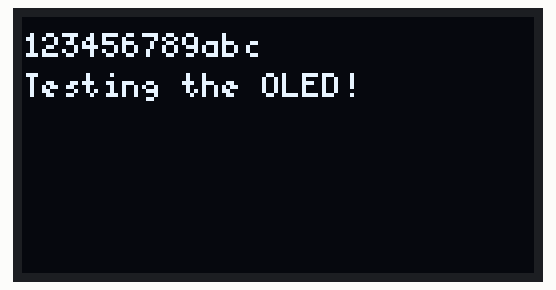
A program run on a simulated ESP32. Parts: 128×64 one-colour display. What the program prints to the serial monitor is not drawn.

Above: at 0.1 s.

The program:

main.cpp
```cpp
// something very simple to get stuff on lcd screen... works!

// GND (LCD) → Connect to the GND row (e.g., row 16).
// VCC (LCD) → Connect to the 3.3V row (e.g., row 17).
// SCL (LCD) → Connect to the row corresponding to GPIO 22 (SCL).
// SDA (LCD) → Connect to the row corresponding to GPIO 21 (SDA).

#include <Arduino.h>
#include <Preferences.h>
#include <U8g2lib.h>
#include <Wire.h>

// unique MAC address and api_key
String mac_address;
String test_string = "Testing the OLED!";
String api_key = "secret";

// Initialize the display with the I2C connection (SCL -> GPIO 22, SDA -> GPIO 21)
U8G2_SSD1306_128X64_NONAME_F_HW_I2C u8g2(U8G2_R0, /* reset=*/ U8X8_PIN_NONE, /* clock=*/ 22, /* data=*/ 21);

void setup() {
  Serial.begin(115200);

  // get device MAC address
  uint64_t get_mac_address = ESP.getEfuseMac();
  mac_address = String((uint16_t)(get_mac_address >> 32), HEX) + String((uint32_t)get_mac_address, HEX);
  Serial.println("(SETUP) MAC Address of device: " + mac_address);

  // Start communication with the display
  u8g2.begin();
}

void loop() {
  // Clear the display
  u8g2.clearBuffer();

  // other options:
  // u8g2_font_6x10_tr (slightly larger)
  // u8g2_font_4x6_tr (even smaller, very compact)

  // 5 pixels wide, 8 pixels high
  u8g2.setFont(u8g2_font_5x8_tr);

  u8g2.drawStr(0, 10, mac_address.c_str());
  u8g2.drawStr(0, 20, test_string.c_str());

  // Send the buffer to the display
  u8g2.sendBuffer();

  delay(5000);
}
```
